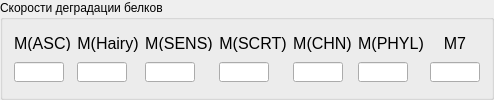
      <widget class="QGroupBox" name="groupBox_7">
       <property name="title">
        <string>Скорости деградации белков</string>
       </property>
       <layout class="QGridLayout" name="gridLayout_3">
        <item row="1" column="3">
         <widget class="QLineEdit" name="lineEdit_mu">
          <property name="maximumSize">
           <size>
            <width>50</width>
            <height>20</height>
           </size>
          </property>
         </widget>
        </item>
        <item row="1" column="2">
         <widget class="QLineEdit" name="lineEdit_mz">
          <property name="maximumSize">
           <size>
            <width>50</width>
            <height>20</height>
           </size>
          </property>
         </widget>
        </item>
        <item row="1" column="0">
         <widget class="QLineEdit" name="lineEdit_mx">
          <property name="maximumSize">
           <size>
            <width>50</width>
            <height>20</height>
           </size>
          </property>
         </widget>
        </item>
        <item row="0" column="0">
         <widget class="QLabel" name="label_17">
          <property name="minimumSize">
           <size>
            <width>22</width>
            <height>16</height>
           </size>
          </property>
          <property name="maximumSize">
           <size>
            <width>500</width>
            <height>16</height>
           </size>
          </property>
          <property name="font">
           <font>
            <pointsize>12</pointsize>
           </font>
          </property>
          <property name="text">
           <string>M(ASC)</string>
          </property>
          <property name="alignment">
           <set>Qt::AlignCenter</set>
          </property>
         </widget>
        </item>
        <item row="0" column="1">
         <widget class="QLabel" name="label_18">
          <property name="maximumSize">
           <size>
            <width>500</width>
            <height>16777215</height>
           </size>
          </property>
          <property name="font">
           <font>
            <pointsize>12</pointsize>
           </font>
          </property>
          <property name="text">
           <string>M(Hairy)</string>
          </property>
          <property name="alignment">
           <set>Qt::AlignCenter</set>
          </property>
         </widget>
        </item>
        <item row="0" column="5">
         <widget class="QLabel" name="label_16">
          <property name="minimumSize">
           <size>
            <width>10</width>
            <height>19</height>
           </size>
          </property>
          <property name="maximumSize">
           <size>
            <width>500</width>
            <height>16777215</height>
           </size>
          </property>
          <property name="font">
           <font>
            <pointsize>12</pointsize>
           </font>
          </property>
          <property name="text">
           <string>M(PHYL)</string>
          </property>
          <property name="alignment">
           <set>Qt::AlignCenter</set>
          </property>
         </widget>
        </item>
        <item row="1" column="1">
         <widget class="QLineEdit" name="lineEdit_my">
          <property name="maximumSize">
           <size>
            <width>50</width>
            <height>20</height>
           </size>
          </property>
         </widget>
        </item>
        <item row="1" column="5">
         <widget class="QLineEdit" name="lineEdit_mp">
          <property name="maximumSize">
           <size>
            <width>50</width>
            <height>20</height>
           </size>
          </property>
         </widget>
        </item>
        <item row="1" column="4">
         <widget class="QLineEdit" name="lineEdit_mw">
          <property name="maximumSize">
           <size>
            <width>50</width>
            <height>20</height>
           </size>
          </property>
         </widget>
        </item>
        <item row="0" column="2">
         <widget class="QLabel" name="label_19">
          <property name="maximumSize">
           <size>
            <width>500</width>
            <height>16</height>
           </size>
          </property>
          <property name="font">
           <font>
            <pointsize>12</pointsize>
           </font>
          </property>
          <property name="text">
           <string>M(SENS)</string>
          </property>
          <property name="alignment">
           <set>Qt::AlignCenter</set>
          </property>
         </widget>
        </item>
        <item row="0" column="4">
         <widget class="QLabel" name="label_14">
          <property name="maximumSize">
           <size>
            <width>500</width>
            <height>19</height>
           </size>
          </property>
          <property name="font">
           <font>
            <pointsize>12</pointsize>
           </font>
          </property>
          <property name="text">
           <string>M(CHN)</string>
          </property>
          <property name="alignment">
           <set>Qt::AlignCenter</set>
          </property>
         </widget>
        </item>
        <item row="0" column="3">
         <widget class="QLabel" name="label_15">
          <property name="maximumSize">
           <size>
            <width>500</width>
            <height>19</height>
           </size>
          </property>
          <property name="font">
           <font>
            <pointsize>12</pointsize>
           </font>
          </property>
          <property name="text">
           <string>M(SCRT)</string>
          </property>
          <property name="alignment">
           <set>Qt::AlignCenter</set>
          </property>
         </widget>
        </item>
        <item row="0" column="7">
         <widget class="QLabel" name="label_20">
          <property name="minimumSize">
           <size>
            <width>10</width>
            <height>19</height>
           </size>
          </property>
          <property name="maximumSize">
           <size>
            <width>500</width>
            <height>16777215</height>
           </size>
          </property>
          <property name="font">
           <font>
            <pointsize>12</pointsize>
           </font>
          </property>
          <property name="text">
           <string>M7</string>
          </property>
          <property name="alignment">
           <set>Qt::AlignCenter</set>
          </property>
         </widget>
        </item>
        <item row="1" column="7">
         <widget class="QLineEdit" name="lineEdit_m7">
          <property name="maximumSize">
           <size>
            <width>50</width>
            <height>20</height>
           </size>
          </property>
         </widget>
        </item>
       </layout>
      </widget>
